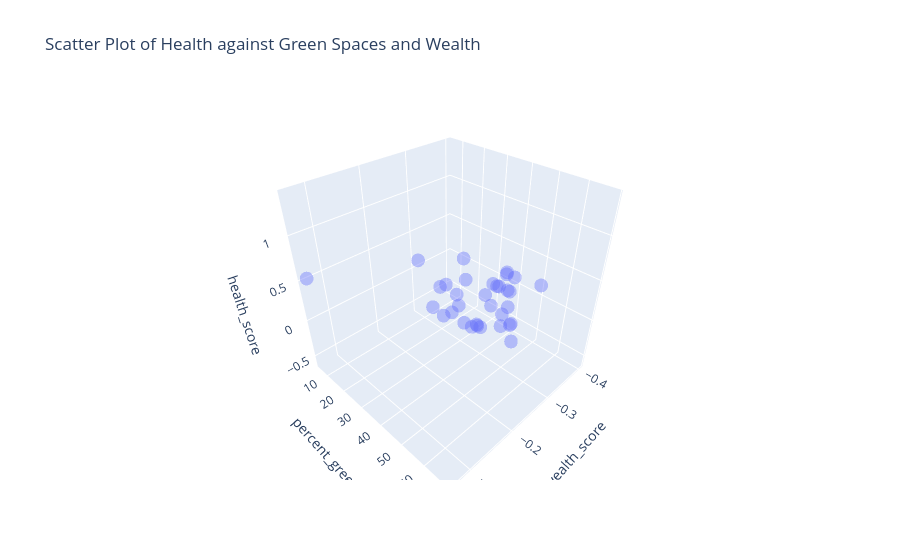

Write notebook code for a chart like this one.
### Code cell
df = data
fig = px.scatter_3d(df, x='wealth_score', y='percent_green', z='health_score',
              hover_data='borough', title='Scatter Plot of Health against Green Spaces and Wealth', opacity=0.4)
fig.show()

### Figure 1 — Plotly figure (JSON) as saved in the notebook; plotly's stock layout.template omitted (floating-point values rounded to 4 significant figures)
{"data": [{"customdata": [["havering"], ["bromley"], ["richmond upon thames"], ["barnet"], ["enfield"], ["hillingdon"], ["harrow"], ["croydon"], ["redbridge"], ["kingston upon thames"], ["sutton"], ["waltham forest"], ["hounslow"], ["greenwich"], ["bexley"], ["merton"], ["barking and dagenham"], ["ealing"], ["haringey"], ["camden"], ["wandsworth"], ["southwark"], ["lewisham"], ["hackney"], ["brent"], ["newham"], ["tower hamlets"], ["westminster"], ["islington"], ["lambeth"], ["kensington and chelsea"], ["hammersmith and fulham"], ["city of london"]], "hovertemplate": "wealth_score=%{x}<br>percent_green=%{y}<br>health_score=%{z}<br>borough=%{customdata[0]}<extra></extra>", "legendgroup": "", "marker": {"color": "#636efa", "opacity": 0.4, "symbol": "circle"}, "mode": "markers", "name": "", "scene": "scene", "showlegend": false, "type": "scatter3d", "x": [-0.203, -0.158, -0.122, -0.257, -0.377, -0.257, -0.255, -0.277, -0.274, -0.164, -0.184, -0.296, -0.289, -0.277, -0.187, -0.203, -0.384, -0.318, -0.354, -0.266, -0.2, -0.266, -0.287, -0.4, -0.367, -0.39, -0.401, -0.254, -0.304, -0.26, -0.196, -0.239, -0.066], "y": [65.98, 68.36, 61.99, 57.99, 52.95, 54.6, 55.42, 55.53, 53.56, 52.42, 49.69, 44.36, 47.31, 43.22, 42.92, 48.78, 39.2, 43.96, 43.55, 43.28, 39.01, 37.67, 40.25, 38.79, 39.94, 30.64, 25.38, 31.2, 34.88, 32.91, 30.37, 27.6, 5.591], "z": [0.401, 0.773, 1.382, 0.79, 0.279, 0.317, 0.79, 0.149, 0.53, 0.795, 0.571, 0.124, 0.438, -0.124, 0.327, 0.78, -0.265, 0.298, 0.118, -0.047, 0.559, -0.127, -0.193, -0.602, 0.281, -0.081, -0.364, 0.31, -0.369, -0.047, 0.743, -0.0, 0.529]}], "layout": {"legend": {"tracegroupgap": 0}, "scene": {"domain": {"x": [0, 1], "y": [0, 1]}, "xaxis": {"title": {"text": "wealth_score"}}, "yaxis": {"title": {"text": "percent_green"}}, "zaxis": {"title": {"text": "health_score"}}}, "title": {"text": "Scatter Plot of Health against Green Spaces and Wealth"}}}
